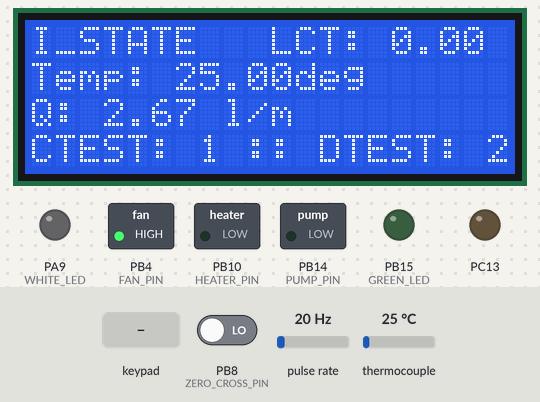
The program below on a simulated STM32 Black Pill. Shown: 20×4 character LCD, switched loads named in the program (green lamp = pin HIGH), output pins drawn as LEDs (lit = HIGH). Wiring (inferred from the names in the program): pulse sensor: data PB3. The inputs (shaded band) are chosen by the test bench; at power-on: pulse rate 20 Hz, thermocouple 25 °C, PB8 (ZERO_CROSS_PIN) LOW. What the program prints to the serial monitor is not drawn.

Above: at 10.3 s.
10.4 s: key '1' pressed
At 11.5 s:
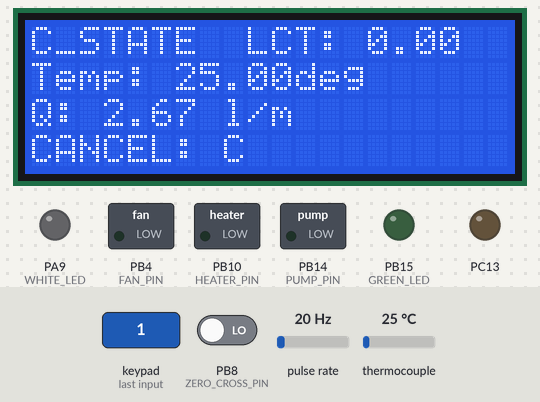
13.4 s: pulse rate (sensor on PB3) set to 50 Hz
At 15.1 s:
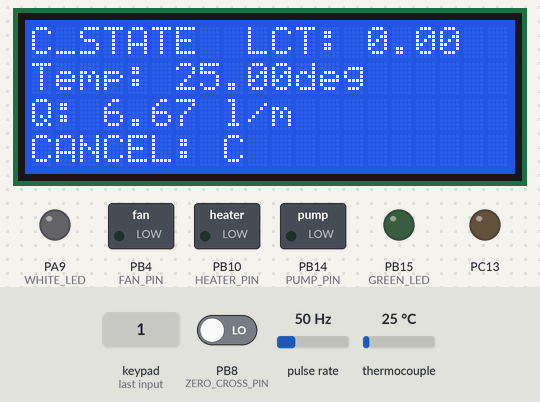
16.4 s: thermocouple set to 6 °C
At 17.1 s:
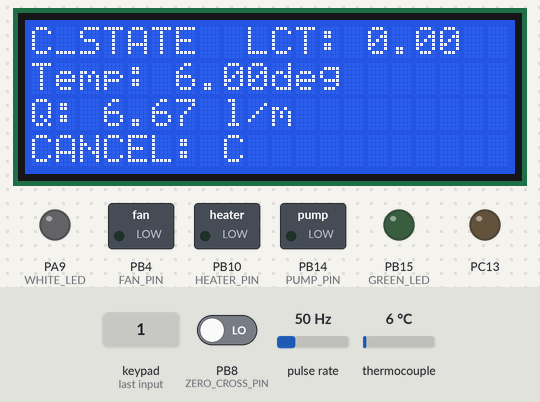
19.4 s: pulse rate (sensor on PB3) set to 100 Hz
At 20.5 s:
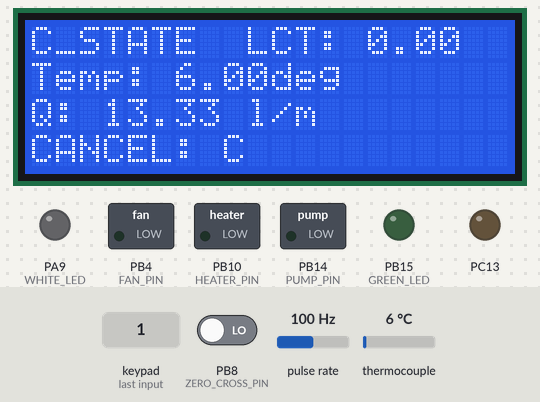
22.4 s: key 'C' pressed
At 23.6 s:
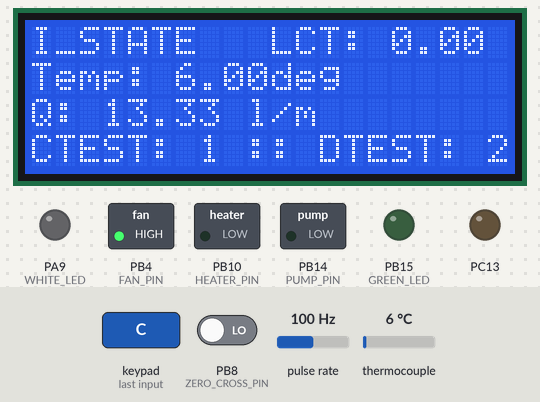
25.4 s: keypad keys 2 5 pressed 0.4 s apart
At 46.7 s:
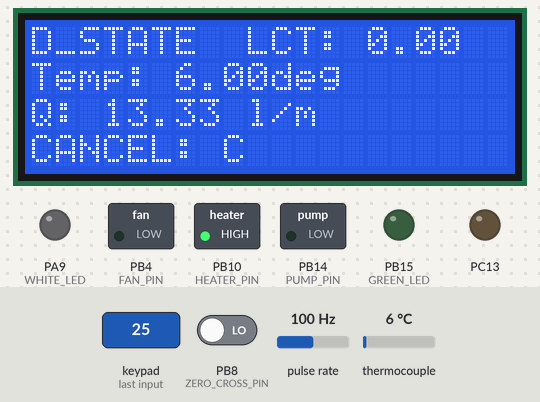
Timing chart, 0 to 76.7 s (numbered marks = the images above; inputs shaded):
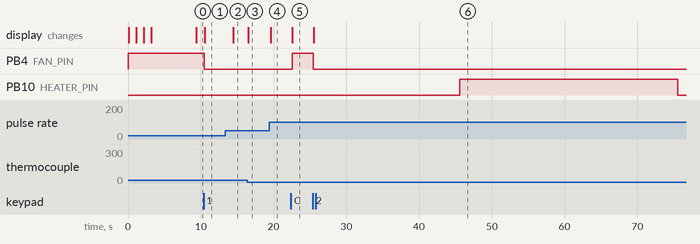

The program:

main.cpp
```cpp
#include <Arduino.h>
#include <Wire.h>
#include <string.h>
#include "OneWire.h"
#include "DallasTemperature.h"
#include "max6675.h"
#include "LiquidCrystal_I2C.h"
#include "defs.h"
#include "Keypad.h"


// Objects
MAX6675 thermocouple(sckPin, csPin, soPin); // create instance object of MAX6675
Keypad keypad = Keypad(makeKeymap(hexaKeys), rowPins, colPins, ROWS, COLS);
LiquidCrystal_I2C lcd(0x27, 20, 4);

// function prototypes
bool tests();
bool lcdTest();
bool thermocoupleTest();
void print_lcd(float temp1, float temp2, float temp3, float flowrate);
void runPump();
void turnOnHeater();
void turnOffHeater();
void turnOnFan();
void turnOffFan();
void checkflowrate();
void increaseFlowrate();
void keypadEvent(KeypadEvent key);

unsigned long lastBlink =0;


int triac_delay = 2500;
int constrained_triac_delay = constrain(triac_delay, 0, 5000);
short int pump_flag = 0;

float thermocoupleTemp = 0.0;
float lastReadThermocouple = 0.0;
float lastContThermocouple = 0.0;

short int temp_change_flag = 0;
float flowrate =0.0;

int initial_time;
int current_time;

int f_prev_time = 0;
int f_current_time = 0;

int prev_temp_time = 0;
int current_temp_time;

int prev_time;
int var1 = 0;
int init_const_time_flag = 0;
int init_dyn_time_flag = 0;


int  fx;
int fy;
float ftime;
float f_frequency;
float ftotal;
float f_flm;
float f_fls;
float f_flh;


void setup(void)
{

  Serial.begin(115200);
 // keypad.addEventListener(keypadEvent);
  turnOffFan();
  pinMode(ZERO_CROSS_PIN, INPUT);
  pinMode(PUMP_PIN, OUTPUT);
  pinMode(HEATER_PIN, OUTPUT);
  pinMode(WHITE_LED, OUTPUT);
  pinMode(GREEN_LED, OUTPUT);
  pinMode(FAN_PIN, OUTPUT);
  pinMode(FLOWRATE_PIN,INPUT);
  pinMode(PC13,OUTPUT);
  //digitalWrite(PC13,LOW);

  while(!tests())
  {
    if(millis()-lastBlink >= 500)
    {
      digitalWrite(WHITE_LED,!digitalRead(WHITE_LED));
      lastBlink =millis();
    }
  };

  delay(setup_time);
  attachInterrupt(ZERO_CROSS_PIN, runPump, CHANGE);
  prev_time = millis();
}


void loop(void)
{
  thermocoupleTemp = thermocouple.readCelsius();
  f_current_time = millis();
  if(f_current_time - f_prev_time >= 1000)
  {
    checkflowrate();
    f_prev_time = f_current_time;
  }
  //Serial.println(f_flm);
  Serial.println(constrained_triac_delay);
  char key = keypad.getKey();
  //Serial.println(key);
  switch(var1)
  {
    case 0:
      pump_flag = 0;
      init_const_time_flag = 0;
      init_dyn_time_flag = 0;
      lcd.clear();
      lcd.setCursor(0,0);
      lcd.print("I_STATE   ");
      lcd.print("LCT: ");
      lcd.print(lastContThermocouple);
      lcd.setCursor(0,1);
      lcd.print("Temp: ");
      lcd.print(thermocoupleTemp);
      lcd.print("deg");
      lcd.setCursor(0,2);
      lcd.print("Q: ");
      lcd.print(f_flm);
      lcd.print(" l/m");
      lcd.setCursor(0,3);
      lcd.print("CTEST: 1 :: DTEST: 2");
      turnOffFan();
      if(key == '1')
      {
        var1 = 1;
      }
      if(key == '2')
      {
        var1 = 2;
      }
      // if(keypad_pressed)
      // {
      //   var1 = 2;
      // }
      break;
    case 1:
      turnOnFan();
      lcd.clear();
      lcd.setCursor(0,0);
      lcd.print("C_STATE  ");
      lcd.print("LCT: ");
      lcd.print(lastContThermocouple);
      lcd.setCursor(0,1);
      lcd.print("Temp: ");
      lcd.print(thermocoupleTemp);
      lcd.print("deg");
      lcd.setCursor(0,2);
      lcd.print("Q: ");
      lcd.print(f_flm);
      lcd.print(" l/m");
      lcd.setCursor(0,3);
      lcd.print("CANCEL: C");
      if(init_const_time_flag == 0)
      {
        initial_time = millis();
        init_const_time_flag = 1;
      }

      triac_delay = 2500;
      constrained_triac_delay = constrain(triac_delay, 0, 5000);
      current_time = millis();
      if(current_time - initial_time <= 110000)
      {
        pump_flag = 1;
        if((current_time - initial_time >= 20000) && (current_time - initial_time <= 50000))
        {
          turnOnHeater();
        }
        else
        {
          turnOffHeater();
        }
      }
      else
      {
        pump_flag = 0; //pump off
        var1 = 0; //will go to case 0
        lastContThermocouple = thermocoupleTemp;
      }
      if(key == 'C')
      {
        var1 = 0;
      }
      break;

    case 2:
      turnOnFan();
      lcd.clear();
      lcd.setCursor(0,0);
      lcd.print("D_STATE  ");
      lcd.print("LCT: ");
      lcd.print(lastContThermocouple);
      lcd.setCursor(0,1);
      lcd.print("Temp: ");
      lcd.print(thermocoupleTemp);
      lcd.print("deg");
      lcd.setCursor(0,2);
      lcd.print("Q: ");
      lcd.print(f_flm);
      lcd.print(" l/m");
      lcd.setCursor(0,3);
      lcd.print("CANCEL: C");

      if(init_dyn_time_flag == 0)
      {
        initial_time = millis();
        init_dyn_time_flag = 1;
      }

      current_time = millis();

      if((current_time - initial_time <= 110000))
      {
        pump_flag = 1;
        if(current_time - initial_time >= 20000)
        {
          if(current_time - initial_time <= 50000)
          {
            turnOnHeater();
          }
          else
          {
            turnOffHeater();
          }
          current_temp_time = millis();
          if(current_temp_time - prev_temp_time >= 3000)
          {
            lastReadThermocouple = thermocoupleTemp;
            prev_temp_time = current_temp_time;
          }
          if(thermocoupleTemp - lastReadThermocouple >=0.2)
          {
            increaseFlowrate();

          }
        }
      }
      else
      {
        pump_flag = 0;
        var1 = 0;
        lastContThermocouple = thermocoupleTemp;
      }
      if(key == 'C')
      {
        var1 = 0;
      }
      break;
    default:
      var1 = 0;
      break;

  }

  // if (temp_change_flag == 0)
  // {
  //   thermocoupleTemp += 1;
  //   if(thermocoupleTemp >=25)
  //   {
  //     temp_change_flag = 1;
  //   }
  // }
  // else
  // {
  //   thermocoupleTemp -= 1;
  //   if(thermocoupleTemp <=0)
  //   {
  //     temp_change_flag = 0;
  //   }
  // }

  // Serial.print("Thermocouple temp = ");
  // Serial.println(thermocoupleTemp);
  // Serial.print("Last Thermocouple temp = ");
  // Serial.println(lastReadThermocouple);
  // Serial.print("Triac delay is: ");
  // Serial.println(constrained_triac_delay);
  //current_time = millis();

}

bool tests()
{
  while (!lcdTest())
  {
  }
  while (!thermocoupleTest())
  {
  }

  return true;
}

bool lcdTest()
{
  lcd.init();
  lcd.backlight();
  lcd.print("Maya v0.0.1");
  lcd.setCursor(7, 3);
  lcd.print("FYP 18-22");
  delay(1000);
  lcd.clear();
  lcd.print("Starting tests ........");
  delay(1000);
  return true;
}
bool thermocoupleTest()
{
  lcd.clear();
  lcd.print("Running thermocouple test!!!!");
  int count = 0;
  while (count < 10)
  {
    delay(100);
    if (thermocouple.readCelsius() > 0 && thermocouple.readCelsius() < 50)
    {
      count++;
    }
    else
    {
      continue;
    }
  }
  lcd.clear();
  lcd.println("Thermocouple test complete !!!!!!");
  delay(1000);
  return true;
}


void print_lcd(float temp1, float temp2, float temp3, float flowrate)
{
  lcd.clear();
  lcd.setCursor(0, 0);
  lcd.print("Thermocouple: ");
  lcd.print(temp1);
  lcd.setCursor(0, 1);
  lcd.print("Probe 1: ");
  lcd.print(temp2);
  lcd.setCursor(0, 2);
  lcd.print("Probe 2: ");
  lcd.print(temp3);
  lcd.setCursor(0,3);
  lcd.print("Flowrate:");
  lcd.print(flowrate);
  lcd.print("L/m");
}

/**
 * @brief function to increase flowrate according to temperature
 */
void increaseFlowrate()
{
  // implement increased flowrate
triac_delay -= 500;
constrained_triac_delay = constrain(triac_delay, 0, 5000);

}

/**
 * @brief function to decrease flowrate.
 */
void decreaseFlowrate()
{
  triac_delay += 500;
  constrained_triac_delay = constrain(triac_delay, 0, 5000);

}

/**
 * @brief function to run the pump.
 */
void runPump()
{
  // TO IMPLEMENT RUN PUMP
  if(pump_flag == 0)
  {
    digitalWrite(PUMP_PIN, LOW);
  }
  else
  {
    delayMicroseconds(constrained_triac_delay);
    digitalWrite(PUMP_PIN, HIGH);
    delayMicroseconds(10);
    digitalWrite(PUMP_PIN, LOW);
  }

}
void checkflowrate()
{
   fx = pulseIn(FLOWRATE_PIN, HIGH);
   fy = pulseIn(FLOWRATE_PIN, LOW);
   ftime = fx + fy;
   f_frequency = 1000000/ftime;
   f_flm = f_frequency/7.5;
   f_fls = f_flm/60.0;
   f_flh = f_flm*60;


}


/**
 * @brief function to turn on the heater
 */
void turnOnHeater()
{
  digitalWrite(HEATER_PIN, HIGH);
}

/**
 * @brief function to turn off the heater
 */
void turnOffHeater()
{
  digitalWrite(HEATER_PIN, LOW);
}

/**
 * @brief Function to turn on the fan
 */
void turnOnFan()
{
  digitalWrite(FAN_PIN, LOW);
}

/**
 * @brief Function to turn the fan off
 * */
void turnOffFan()
{
  digitalWrite(FAN_PIN, HIGH);
}
```

defs.h
```cpp
#ifndef PIN_DEFINITIONS_H
#define PIN_DEFINITIONS_H

#include <Arduino.h>

#define soPin PA6  // SO=Serial Out
#define csPin PA7  // CS = chip select CS pin
#define sckPin PA5 // SCK = Serial Clock pi
#define ONE_WIRE_0 PB12 // One Wire Probe 1
#define ONE_WIRE_1 PB13 // One wire Probe 2

#define MAX_WALL_TEMP 400.0
#define MAX_TEMP_DIFF 5.0
#define CONTROL_TEMP_VALUE 20.0

#define ONBOARD_LED PC13
#define FLOWRATE_PIN PB3
#define PUMP_PIN PB14
#define ZERO_CROSS_PIN PB8
#define HEATER_PIN PB10
#define FAN_PIN PB4
#define GREEN_LED PB15
#define WHITE_LED PA9
#define setup_time 5000

const byte ROWS = 4; //four rows
const byte COLS = 4; //three columns
char hexaKeys[ROWS][COLS] = {
  {'1','2','3','A'},
  {'4','5','6','B'},
  {'7','8','9','C'},
  {'*','0','#','D'}
};

byte rowPins[ROWS] = {PA0, PA2, PA3, PA4}; //connect to the row pinouts of the keypad
byte colPins[COLS] = {PB9, PC13, PC14, PC15}; //connect to the column pinouts of the keypad


#endif
```

Measured:
- after the input at 10.4 s, PB4 (FAN_PIN): HIGH → LOW after 0.08 s; the display: changes after 0.13 s (image 1)
- after the input at 13.4 s, the display: changes after 1.1 s (image 2)
- after the input at 16.4 s, the display: changes after 0.16 s (image 3)
- after the input at 19.4 s, the display: changes after 0.19 s (image 4)
- after the input at 22.4 s, PB4 (FAN_PIN): LOW → HIGH after 0.15 s; the display: changes after 0.15 s (image 5)
- after the input at 25.4 s, PB4 (FAN_PIN): HIGH → LOW after 0.09 s; PB10 (HEATER_PIN): LOW → HIGH after 20.2 s, → LOW 30.0 s later; the display: changes after 0.15 s (image 6)
